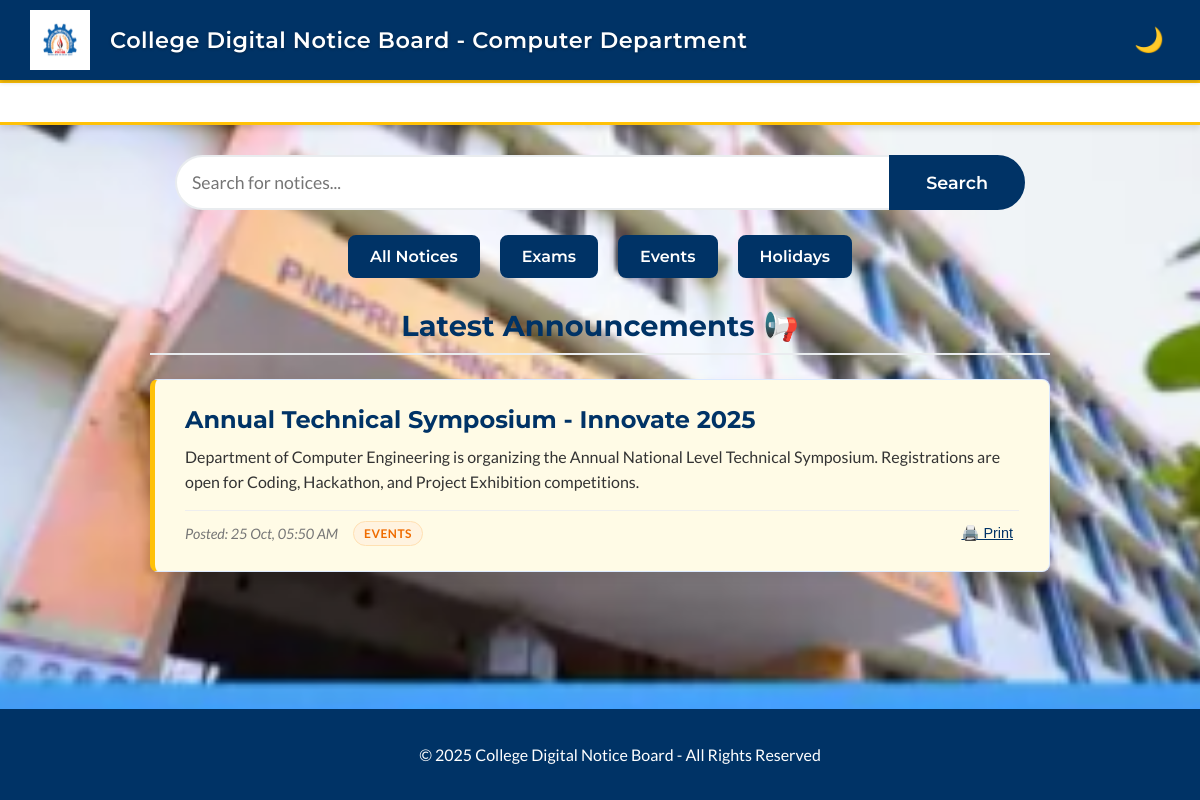
The page /index.php?category=Events on the database its author committed.
### tables this page shows
CREATE TABLE `notices` (
  `id` INT(11) NOT NULL AUTO_INCREMENT,
  `title` VARCHAR(255) NOT NULL,
  `content` TEXT NOT NULL,
  `is_pinned` TINYINT(1) NOT NULL DEFAULT 0,
  `created_at` TIMESTAMP NOT NULL DEFAULT CURRENT_TIMESTAMP,
  PRIMARY KEY (`id`)
);

### index.php (the view, shortened to what this page needs)
<?php
include 'config.php';
?>
<!DOCTYPE html>
<html lang="en">
<head>
  <link rel="stylesheet" href="style.css">
</head>
<body>
  <header class="main-header">
    <img src="logo.png" alt="College Logo" class="logo">
    <h1>College Digital Notice Board - Computer Department</h1>
    <button id="dark-mode-toggle" title="Toggle dark mode"></button>
  </header>
  <main>
    <?php
    $conn_ticker = new mysqli($servername, $username, $password, $dbname, 3307);
    $sql_ticker = "SELECT title FROM notices WHERE is_pinned = 1 ORDER BY created_at DESC";
    $result_ticker = $conn_ticker->query($sql_ticker);
    if ($result_ticker && $result_ticker->num_rows > 0) {
        echo '<div class="ticker-wrap"><div class="ticker">';
        echo '</div></div>';
    }
    ?>
    <div class="notice-list-container">
      <div class="home-button-container" style="margin-bottom: 15px;">
          <form action="index.php" method="GET" class="search-container" style="display:flex; justify-content:center; margin: 0 auto; max-width: 800px; width: 100%;">
             <input type="text" id="search-input" name="search" placeholder="Search for notices..."
             style="flex-grow: 1; padding: 15px; border: 2px solid #e9ecef; border-right: none; border-radius: 30px 0 0 30px; outline: none; font-family: 'Lato', sans-serif; font-size: 1.1rem;"
             autocomplete="off"
             value="<?php echo isset($_GET['search']) ? htmlspecialchars($_GET['search']) : ''; ?>">
    <button type="submit" class="btn btn-primary"
            style="border-radius: 0 30px 30px 0; margin: 0; padding: 0 35px; border: 2px solid #003366; font-size: 1.1rem; display: flex; align-items: center;">
        Search
    </button>
            </form>
      </div>
      <div class="home-button-container" style="margin-bottom: 30px; display: flex; justify-content: center; gap: 10px; flex-wrap: wrap;">
          <a href="index.php" class="btn btn-primary">All Notices</a>
          <a href="index.php?category=Exams" class="btn btn-primary">Exams</a>
          <a href="index.php?category=Events" class="btn btn-primary">Events</a>
          <a href="index.php?category=Holidays" class="btn btn-primary">Holidays</a>
      </div>
      <h2 class="page-title">Latest Announcements 📢</h2>
      <div id="notice-container">
          <?php
          $conn = new mysqli($servername, $username, $password, $dbname, 3307);
          if ($conn->connect_error) {
              echo "<div class='notice-card'><h3>Database Connection Failed</h3><p>" . $conn->connect_error . "</p></div>";
          } else {
              $category = $_GET['category'] ?? '';
              $sql = "SELECT id, title, content, created_at, is_pinned FROM notices";
              $params = [];
              $types = "";
              $where_clauses = [];
              if (!empty($category)) {
                  $where_clauses[] = "content LIKE ?";
                  $params[] = "[" . $category . "]%";
                  $types .= "s";
              }
              if (!empty($where_clauses)) {
                  $sql .= " WHERE " . implode(" AND ", $where_clauses);
              }
              $sql .= " ORDER BY is_pinned DESC, created_at DESC";
              $stmt = $conn->prepare($sql);
              if (!empty($params)) {
                  $stmt->bind_param($types, ...$params);
              }
              $stmt->execute();
              $result = $stmt->get_result();
              if ($result->num_rows > 0) {
                  while ($row = $result->fetch_assoc()) {
                      $card_class = $row['is_pinned'] == 1 ? 'notice-card pinned' : 'notice-card';
                      $full_content = $row['content'];
                      $cat_badge = "";
                      $clean_content = $full_content;
                      if (preg_match('/^\[(.*?)\]/', $full_content, $matches)) {
                          $cat_name = $matches[1];
                          $clean_content = trim(str_replace("[$cat_name]", "", $full_content));
                          $badge_color_class = "cat-general";
                          if (stripos($cat_name, 'Event') !== false) $badge_color_class = "cat-event";
                          $cat_badge = "<span class='category-badge $badge_color_class'>$cat_name</span>";
                      }
                      echo "<div class='" . $card_class . "'>";
                      $post_date = new DateTime($row['created_at']);
                      $now = new DateTime();
                      $diff = $now->diff($post_date);
                      $hours = ($diff->days * 24) + $diff->h;
                      $title = htmlspecialchars($row['title']);
                      if ($hours < 1) {
                          echo "<h2>" . $title . " <span class='pulse-badge'>JUST NOW</span></h2>";
                      } elseif ($diff->days < 1) {
                          echo "<h2>" . $title . " <span class='new-badge'>NEW!</span></h2>";
                      } else {
                          echo "<h2>" . $title . "</h2>";
                      }
                      echo "<p class='notice-content'>" . htmlspecialchars($clean_content) . "</p>";
                      echo "<div class='card-footer-line'>";
                          echo "<small>Posted: " . htmlspecialchars(date('d M, h:i A', strtotime($row['created_at']))) . "</small>";
                          echo $cat_badge;
                          echo "<button onclick='printNotice(this)' class='print-btn'>🖨️ Print</button>";
                      echo "</div>";
                      echo "</div>";
                  }
              } else {
                  echo "<div class='notice-card'><p>No announcements found.</p></div>";
              }
          }
          ?>
      </div>
    </div>
  </main>
  <footer class="main-footer">
    <p>© 2025 College Digital Notice Board - All Rights Reserved</p>
  </footer>
</body>
</html>
</body>
</html>

### rows shown on the page
notices: title "Annual Technical Symposium - Innovate 2025", content "Department of Computer Engineering is organizing the Annual National Level Technical Symposium. Registrations are open for Coding, Hackathon, and Project Exhibition competitions.", created_at "25 Oct, 05:50 AM", cat_name "EVENTS"
